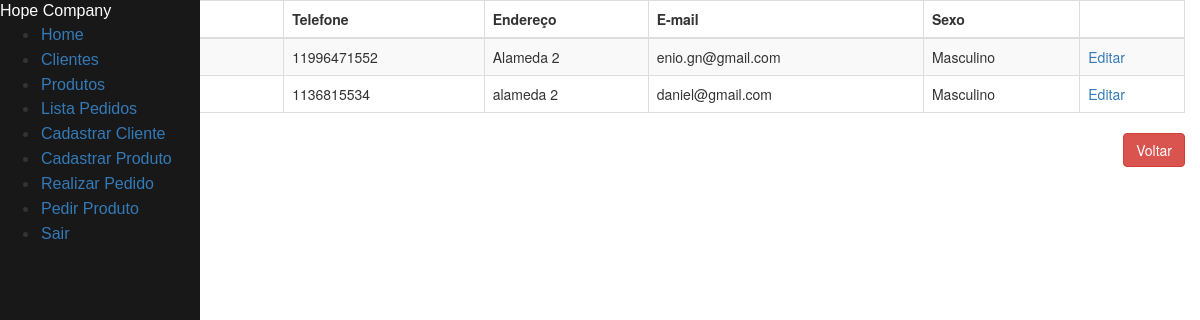
The page /cliente/ on the database its author committed.
### tables this page shows
CREATE TABLE cliente (
    id_cliente INTEGER PRIMARY KEY AUTOINCREMENT,
    nome VARCHAR(50) NOT NULL,
    sexo VARCHAR(1) NOT NULL,
    telefone CHAR(11) NULL,
    endereco CHAR(100) NULL,
    email CHAR(100) NULL
);

### clientes.py (the view)
@app.route("/cliente/")
def listar_clientes_api():
    return render_template("lista_clientes.html", clientes = listar_clientes())

### clientes.py (called while the page is built)
def row_to_dict(description, row):
    if row == None:
        return None
    d = {}
    for i in range(0, len(row)):
        d[description[i][0]] = row[i]
    return d

def rows_to_dict(description, rows):
    result = []
    for row in rows:
        result.append(row_to_dict(description, row))
    return result

def conectar():
    return sqlite3.connect('clientes.db')

def listar_clientes():
    with closing(conectar()) as con, closing(con.cursor()) as cur:
        cur.execute("SELECT id_cliente, nome, sexo, telefone, endereco, email FROM cliente ORDER BY id_cliente")
        return rows_to_dict(cur.description, cur.fetchall())

### templates/lista_clientes.html (shortened to what this page needs)
{% extends "menu.html" %}
{% block content %}
<div class="container col-md-18">
    <div class="table-responsive" id="sailorTableArea">
        <table id="sailorTable" class="table table-striped table-bordered">
            <thead>
                <tr>
                    <th>ID</th>
                    <th>Nome</th>
                    <th>Telefone</th>
                    <th>Endereço</th>
                    <th>E-mail</th>
                    <th>Sexo</th>
                    <th>&nbsp;</th>
                </tr>
            </thead>
            <tbody>
                {% for cliente in clientes %}
                <tr>
                    <td>{{cliente['id_cliente']}}</td>
                    <td>{{cliente['nome']}}</td>
                    <td>{{cliente['telefone']}}</td>
                    <td>{{cliente['endereco']}}</td>
                    <td>{{cliente['email']}}</td>
                    <td>{% if cliente['sexo'] == 'M' %}Masculino{% else %}Feminino{% endif %}</td>
                    <td><a href="/cliente/{{cliente['id_cliente']}}" class="botao">Editar</a></td>
                </tr>
                {% endfor %}
            </tbody>
        </table>
        </div>
    </div>
    <div class="form-group">
        <label class="col-md-4 control-label" for="btnsalvar"></label>
        <div class="col-md-8 text-right">
            <a id="btncancelar" name="btncancelar" class="btn btn-danger" href="/menu">Voltar</a>
        </div>
    </div>
{% endblock %}

### templates/menu.html (style rules this page uses)
body { background-color: #ffffff; }

### rows shown on the page
cliente: telefone "11996471552", endereco "Alameda 2", email "enio.gn@gmail.com", sexo "Masculino"
cliente: telefone "1136815534", endereco "alameda 2", email "daniel@gmail.com", sexo "Masculino"
